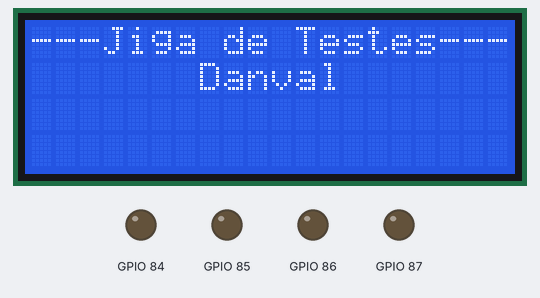
Bench run of a program on a simulated ESP32. Shown: 20×4 character LCD, output pins drawn as LEDs (lit = HIGH). Dashed ring = blinking. What the program prints to the serial monitor is not drawn.

Above: at 0.1 s.
At 1.71 s:
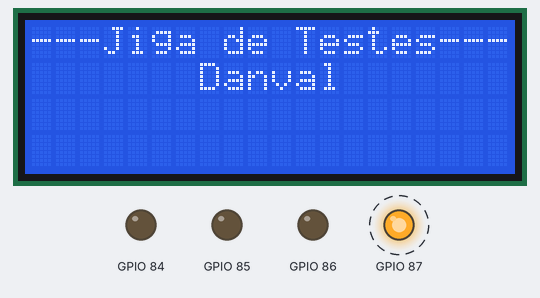
Timing chart, 0 to 130.0 s (numbered marks = the images above):
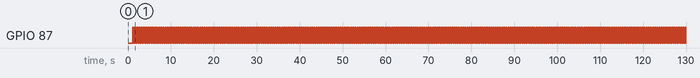

The program:

main.cpp
```cpp
#include "Arduino.h"
#include <LiquidCrystal_I2C.h>
#include "PCF8574.h"
// set the LCD number of columns and rows
int lcdColumns = 20;
int lcdRows = 4;
unsigned long lastSendTime = 0;        // last send time
unsigned long interval =250;          // interval between sends

bool startVal = HIGH;

bool keyPressed = false;
void keyPressedOnPCF8574();
// set LCD address, number of columns and rows
// if you don't know your display address, run an I2C scanner sketch
// Set i2c address
#define ARDUINO_UNO_INTERRUPTED_PIN 2
PCF8574 pcf8574(0x27, ARDUINO_UNO_INTERRUPTED_PIN, keyPressedOnPCF8574);
unsigned long timeElapsed;
LiquidCrystal_I2C lcd(0x3F, lcdColumns, lcdRows);  // I2C 1
void keyPressedOnPCF8574(){
	// Interrupt called (No Serial no read no wire in this function, and DEBUG disabled on PCF library)
	 keyPressed = true;

}
void setupPCF8574()
{
  pcf8574.pinMode(P0, INPUT_PULLUP);
	pcf8574.pinMode(P1, INPUT_PULLUP);
	pcf8574.pinMode(P2, INPUT_PULLUP);
	pcf8574.pinMode(P3, INPUT_PULLUP);

	pcf8574.pinMode(P7, OUTPUT);
	pcf8574.pinMode(P6, OUTPUT, HIGH);
	pcf8574.pinMode(P5, OUTPUT);
	pcf8574.pinMode(P4, OUTPUT, LOW);

	Serial.print("Init pcf8574...");
	if (pcf8574.begin()){
		Serial.println("OK");
	}else{
		Serial.println("KO");
	}

	timeElapsed = millis();
}
void setup(){

  Serial.begin(115200);
  lcd.init();
  lcd.backlight();
  lcd.setCursor(0, 0);
  lcd.print("---Jiga de Testes---");
  lcd.setCursor(7, 1);
  lcd.print("Danval");
  delay(1000);
  setupPCF8574();
 //lcd.clear();
}

void loop(){
  if (keyPressed){
		uint8_t val0 = pcf8574.digitalRead(P0);
		uint8_t val1 = pcf8574.digitalRead(P1);
		uint8_t val2 = pcf8574.digitalRead(P2);
		uint8_t val3 = pcf8574.digitalRead(P3);
		Serial.print("P0 ");
		Serial.print(val0);
		Serial.print(" P1 ");
		Serial.print(val1);
		Serial.print(" P2 ");
		Serial.print(val2);
		Serial.print(" P3 ");
		Serial.println(val3);
		keyPressed= false;
	}

	  if (millis() - lastSendTime > interval) {
			pcf8574.digitalWrite(P7, startVal);
			if (startVal==HIGH) {
				startVal = LOW;
			}else{
				startVal = HIGH;
			}
			lastSendTime = millis();

			Serial.print("P7 ");
			Serial.println(startVal);
	  }
}
```

Measured:
- by itself, GPIO 87: alternates HIGH for 0.25 s and LOW for 0.25 s
